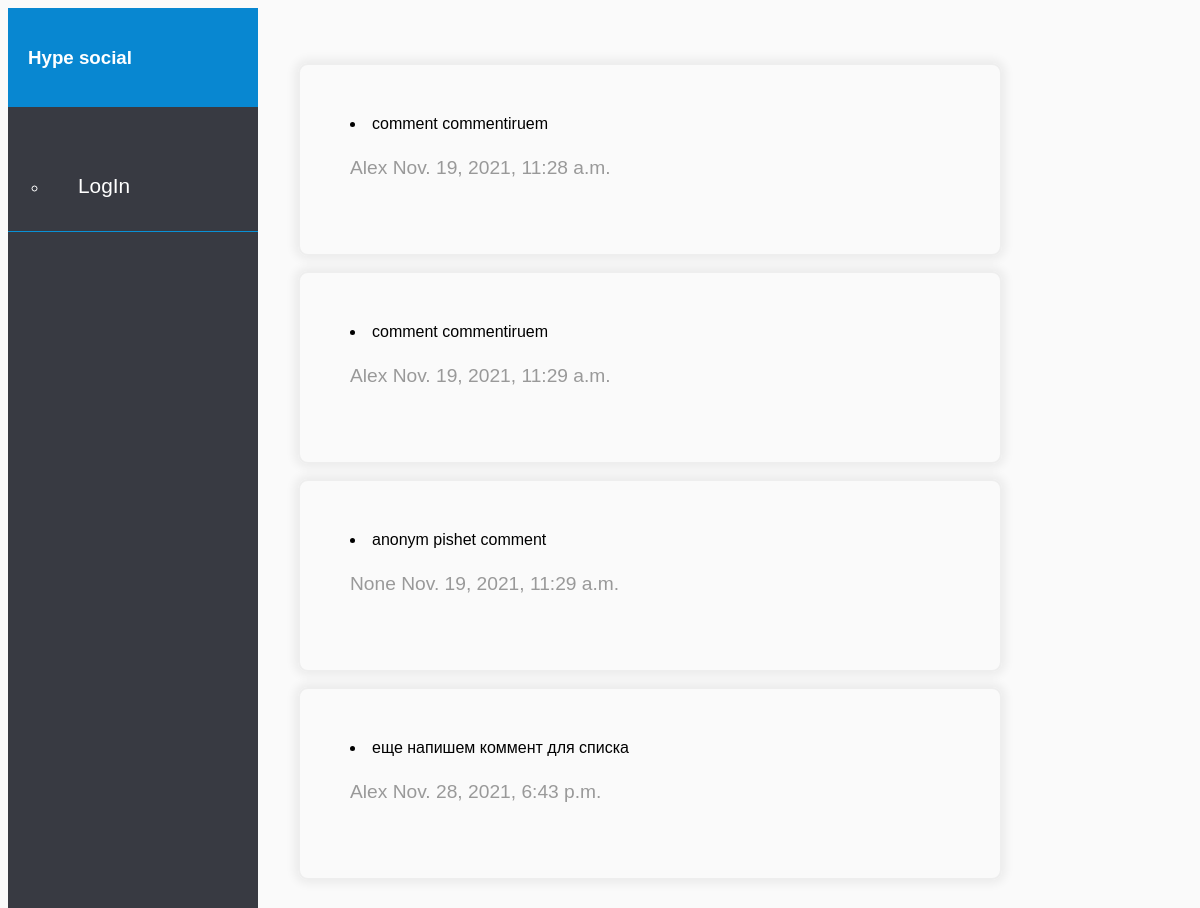
The page /api/comments/5/ on the database its author committed.
### user/models.py (models this page shows, shortened)
class Comment(models.Model):
    post = models.ForeignKey(Post, related_name='comments', on_delete=models.CASCADE)
    name = models.ForeignKey(User, on_delete=models.CASCADE, blank=True, null=True)
    text = models.TextField(max_length='200')
    created = models.DateTimeField(auto_now_add=True)
    updated = models.DateTimeField(auto_now=True)
    active = models.BooleanField(default=True)
    class Meta:
        ordering = ('created',)

### user/views.py (the view)
# urls.py: path('comments/<int:pk>/', CommentList, name="comments"),# COMMENTS_LIST
def CommentList(request, pk):
    post = get_object_or_404(Post, pk=pk)
    comments = post.comments.all().filter(active=True)
    return render(request, 'user/comment_list.html', {"comments": comments})

### user/templates/user/comment_list.html (shortened to what this page needs)
{% extends "user/news.html" %}
{% load static %}
{% load thumbnail %}
{% block content %}
{% for comment in comments %}
<div class="comments">
    <li>{{comment.text}}</li>
    <p>{{comment.name}}
       {{comment.created}}
    </p>
</div>
{% endfor %}
{% endblock %}

### user/static/css/main.css (style rules this page uses)
body { font-family: "Gill Sans", sans-serif; background: #fafafa; }
p { font-family: "Gill Sans", sans-serif; font-size: 1.2em; font-weight: 300; line-height: 1.7em; color: #999; }
.comments { width: 600px; text-align: left; padding:50px; margin:15px 0; border: 2px solid #eee; box-shadow:0 0 10px 4px rgba(0,0,0,0.06); border-radius:10px; }

### rows shown on the page
Comment: text "comment commentiruem", name "Alex", created "Nov. 19, 2021, 11:28 a.m."
Comment: text "comment commentiruem", name "Alex", created "Nov. 19, 2021, 11:29 a.m."
Comment: text "anonym pishet comment", name "None", created "Nov. 19, 2021, 11:29 a.m."
Comment: text "еще напишем коммент для списка", name "Alex", created "Nov. 28, 2021, 6:43 p.m."
